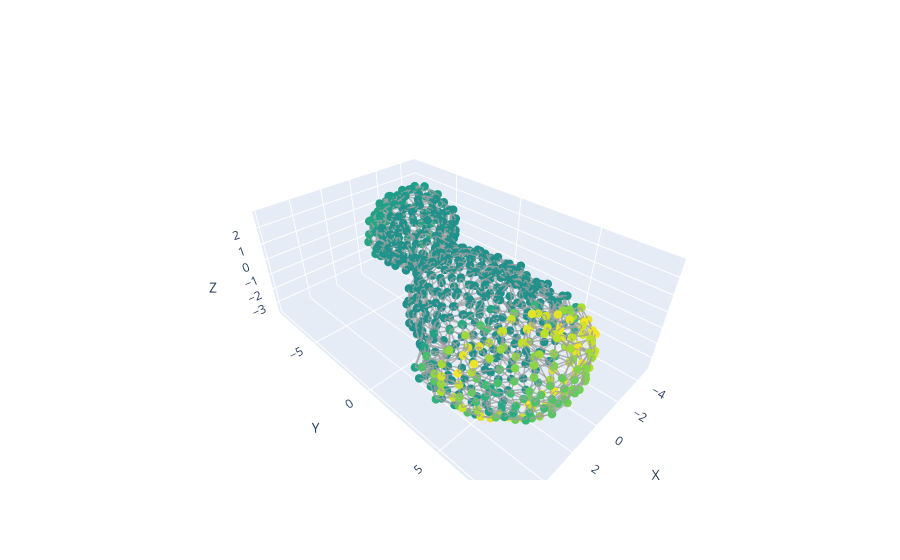
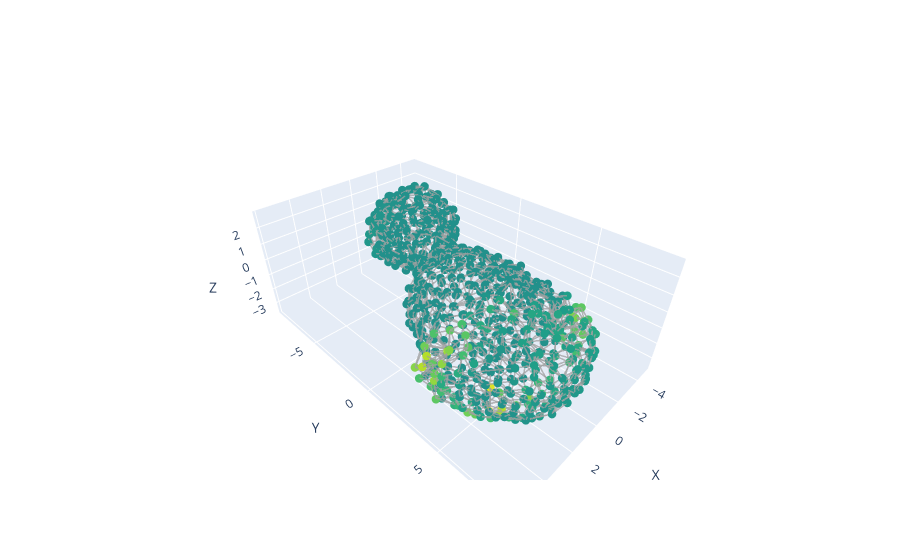
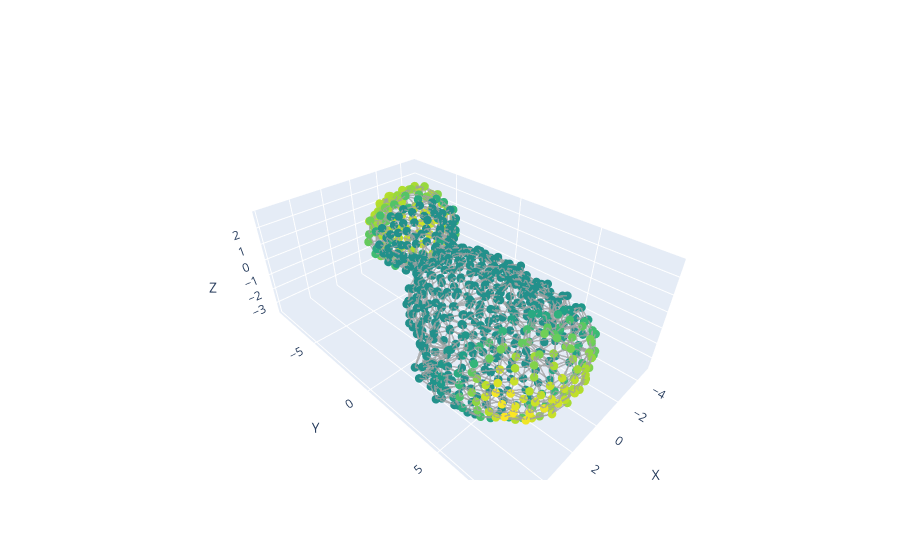

Source (notebook cell) for these figures, in order:
### Code cell
# Add the encoding field to the graph
add_vertex_field_to_graph(G, encoding, 'vocab_encoding')

encoding_nodes = np.array([G.nodes[n]["vocab_encoding"] for n in nodes])

for idx in vocab_plot_idx:
    node_values = encoding_nodes[:, idx]     # shape (N_cells,)

    fig = plot_organoid_graph(
        centroids,
        G,
        node_values=node_values,   # <--- numeric, not strings
        node_size=5,
        edge_width=3.0,
        colorscale="Viridis",      # <-- enable colorscale
    )

    fig.show()

### Figure 1 — Plotly figure (JSON) as saved in the notebook; plotly's stock layout.template omitted (floating-point values rounded to 4 significant figures; data arrays with more than 128 entries replaced by an {"elided": "..."} marker saying what was removed)
{"data": [{"hoverinfo": "skip", "line": {"color": "rgba(120,120,120,0.75)", "width": 3}, "mode": "lines", "showlegend": false, "type": "scatter3d", "x": {"elided": "6171 float values"}, "y": {"elided": "6171 float values"}, "z": {"elided": "6171 float values"}}, {"hoverinfo": "skip", "marker": {"cmax": 0.983, "cmid": 0, "cmin": -0.983, "color": {"elided": "687 float values"}, "colorscale": [[0, "#440154"], [0.1111, "#482878"], [0.2222, "#3e4989"], [0.3333, "#31688e"], [0.4444, "#26828e"], [0.5556, "#1f9e89"], [0.6667, "#35b779"], [0.7778, "#6ece58"], [0.8889, "#b5de2b"], [1, "#fde725"]], "line": {"width": 0}, "size": 5}, "mode": "markers", "showlegend": false, "type": "scatter3d", "x": {"elided": "687 float values"}, "y": {"elided": "687 float values"}, "z": {"elided": "687 float values"}}], "layout": {"scene": {"aspectmode": "data", "xaxis": {"title": {"text": "X"}}, "yaxis": {"title": {"text": "Y"}}, "zaxis": {"title": {"text": "Z"}}}}}

### Figure 2 — Plotly figure (JSON) as saved in the notebook; plotly's stock layout.template omitted (floating-point values rounded to 4 significant figures; data arrays with more than 128 entries replaced by an {"elided": "..."} marker saying what was removed)
{"data": [{"hoverinfo": "skip", "line": {"color": "rgba(120,120,120,0.75)", "width": 3}, "mode": "lines", "showlegend": false, "type": "scatter3d", "x": {"elided": "6171 float values"}, "y": {"elided": "6171 float values"}, "z": {"elided": "6171 float values"}}, {"hoverinfo": "skip", "marker": {"cmax": 0.6511, "cmid": 0, "cmin": -0.6511, "color": {"elided": "687 float values"}, "colorscale": [[0, "#440154"], [0.1111, "#482878"], [0.2222, "#3e4989"], [0.3333, "#31688e"], [0.4444, "#26828e"], [0.5556, "#1f9e89"], [0.6667, "#35b779"], [0.7778, "#6ece58"], [0.8889, "#b5de2b"], [1, "#fde725"]], "line": {"width": 0}, "size": 5}, "mode": "markers", "showlegend": false, "type": "scatter3d", "x": {"elided": "687 float values"}, "y": {"elided": "687 float values"}, "z": {"elided": "687 float values"}}], "layout": {"scene": {"aspectmode": "data", "xaxis": {"title": {"text": "X"}}, "yaxis": {"title": {"text": "Y"}}, "zaxis": {"title": {"text": "Z"}}}}}

### Figure 3 — Plotly figure (JSON) as saved in the notebook; plotly's stock layout.template omitted (floating-point values rounded to 4 significant figures; data arrays with more than 128 entries replaced by an {"elided": "..."} marker saying what was removed)
{"data": [{"hoverinfo": "skip", "line": {"color": "rgba(120,120,120,0.75)", "width": 3}, "mode": "lines", "showlegend": false, "type": "scatter3d", "x": {"elided": "6171 float values"}, "y": {"elided": "6171 float values"}, "z": {"elided": "6171 float values"}}, {"hoverinfo": "skip", "marker": {"cmax": 0.927, "cmid": 0, "cmin": -0.927, "color": {"elided": "687 float values"}, "colorscale": [[0, "#440154"], [0.1111, "#482878"], [0.2222, "#3e4989"], [0.3333, "#31688e"], [0.4444, "#26828e"], [0.5556, "#1f9e89"], [0.6667, "#35b779"], [0.7778, "#6ece58"], [0.8889, "#b5de2b"], [1, "#fde725"]], "line": {"width": 0}, "size": 5}, "mode": "markers", "showlegend": false, "type": "scatter3d", "x": {"elided": "687 float values"}, "y": {"elided": "687 float values"}, "z": {"elided": "687 float values"}}], "layout": {"scene": {"aspectmode": "data", "xaxis": {"title": {"text": "X"}}, "yaxis": {"title": {"text": "Y"}}, "zaxis": {"title": {"text": "Z"}}}}}
